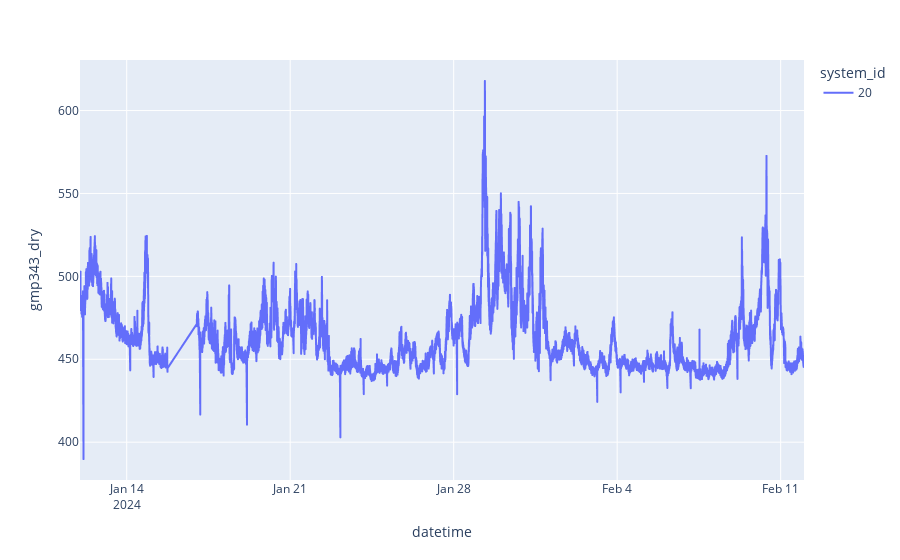

The cell this chart's notebook holds for it:
### Code cell
fig = px.line(df.filter(pl.col("system_id") == id), x="datetime", y = "gmp343_dry", color = "system_id")
fig.show()

### Figure 1 — Plotly figure (JSON) as saved in the notebook; plotly's stock layout.template omitted (floating-point values rounded to 4 significant figures; data arrays with more than 128 entries replaced by an {"elided": "..."} marker saying what was removed)
{"data": [{"hovertemplate": "system_id=20<br>datetime=%{x}<br>gmp343_dry=%{y}<extra></extra>", "legendgroup": "20", "line": {"color": "#636efa", "dash": "solid"}, "marker": {"symbol": "circle"}, "mode": "lines", "name": "20", "showlegend": true, "type": "scattergl", "x": {"elided": "41638 str values"}, "xaxis": "x", "y": {"elided": "41638 float values"}, "yaxis": "y"}], "layout": {"legend": {"title": {"text": "system_id"}, "tracegroupgap": 0}, "margin": {"t": 60}, "xaxis": {"anchor": "y", "domain": [0, 1], "title": {"text": "datetime"}}, "yaxis": {"anchor": "x", "domain": [0, 1], "title": {"text": "gmp343_dry"}}}}
